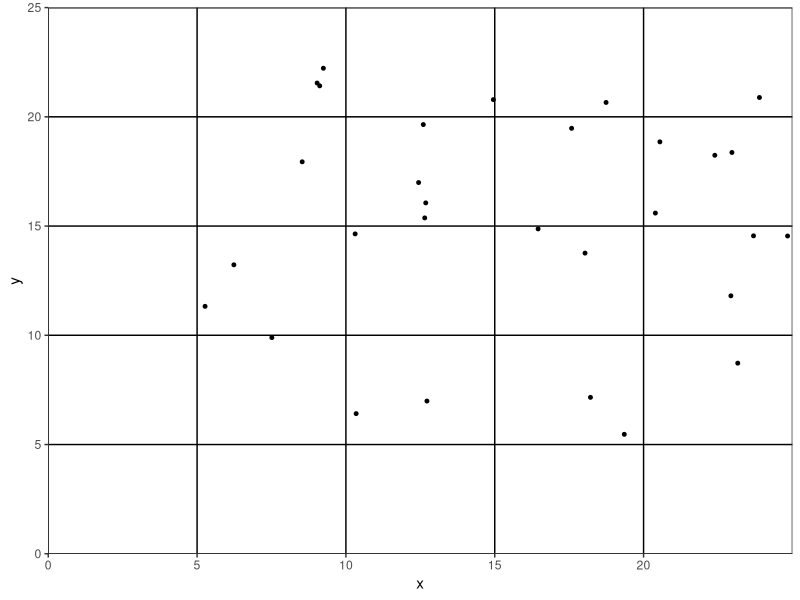
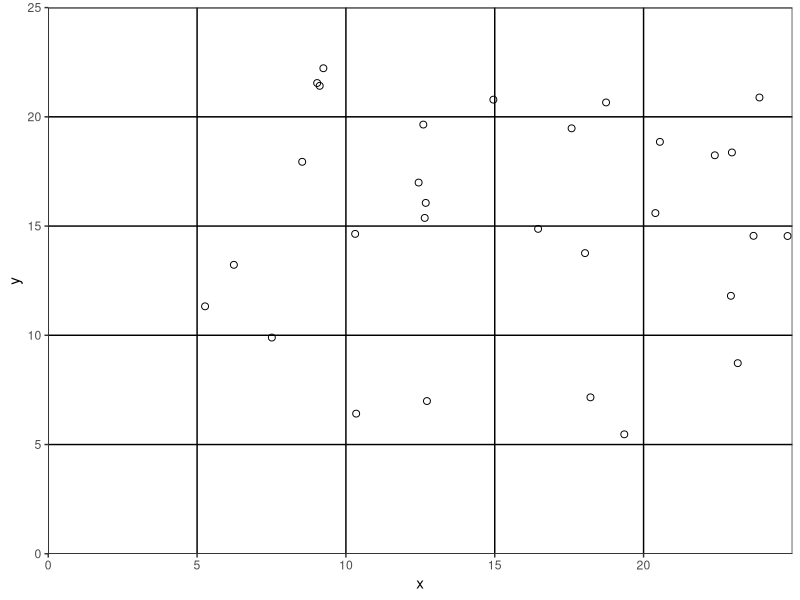

These charts were generated, in order, by the following R code: (Note: this script raises an error after producing the figures.)
library(ggplot2)
library(gridExtra)

this_base <- "fig06-04_data-that-are-difficult-to-see"

set.seed(0)

my_data <- data.frame(x = runif(30, 5, 25), y = runif(30, 5, 25))

p1 <- ggplot(my_data, aes(x = x, y = y)) + 
  geom_point(size = 1) + 
  scale_x_continuous(breaks = seq(0, 20, 5), limits = c(0, 25), 
                     expand = c(0, 0)) +
  scale_y_continuous(breaks = seq(0, 25, 5), limits = c(0, 25),
                     expand = c(0, 0)) +
  theme_bw() +
  theme(panel.grid.major = element_line(colour = "black"),
        panel.grid.minor = element_blank())

p2 <- ggplot(my_data, aes(x = x, y = y)) + 
  geom_point(shape = 1, size = 2) + 
  scale_x_continuous(breaks = seq(0, 20, 5), limits = c(0, 25), 
                     expand = c(0, 0)) +
  scale_y_continuous(breaks = seq(0, 25, 5), limits = c(0, 25),
                     expand = c(0, 0)) +
  theme_bw() +
  theme(panel.grid.major = element_line(colour = "black"),
        panel.grid.minor = element_blank())


p3 <- arrangeGrob(p1, p2, nrow = 2, 
                  main = textGrob(
                    "Fig 6.4 Data That Are Difficult to See",
                    just = "top", vjust = 0.75, gp = gpar(fontface = "bold")))

p3


ggsave(paste0(this_base, ".png"), 
       p3, width = 5, height = 6)

## note: my_data is estimated
